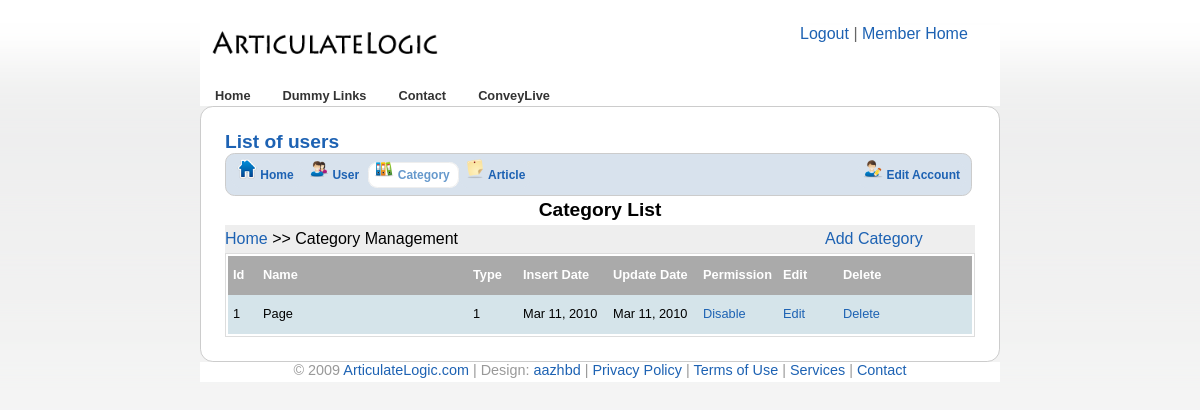
Page /manage/categories (signed in) on the committed database.
### tables this page shows
CREATE TABLE `categories` (
  `id` int(11) NOT NULL AUTO_INCREMENT,
  `catname` varchar(50) NOT NULL,
  `mtype` int(11) NOT NULL,
  `date_inserted` datetime NOT NULL,
  `date_updated` datetime NOT NULL,
  `state` int(11) NOT NULL,
  PRIMARY KEY (`id`)
);

### libs/dblib.class.php (called while the page is built, shortened)
<?php
class Dblib
{
    var $dbh;
	function Dblib($host, $dbname, $user, $pass)
	{
        try {
            $this->dbh = new PDO('mysql:host='.$host.';dbname='.$dbname.'', $user, $pass);
            $this->dbh->setAttribute(PDO::ATTR_ERRMODE, PDO::ERRMODE_EXCEPTION);
        }
        catch (PDOException $e) {
            $this->err = "Error occured: " . $e->getMessage();
        }
	}
    function executeQuery($query)
    {
        $result = array();
        try{
            $st = $this->dbh->prepare($query);
            $st->execute();
            $r = $st->fetchAll();
            foreach ($r as $line)
            {
                $result[] = $line;
            }
        }
        catch(PDOException $e)
        {
            $this->err = "Error occured: " . $e->getMessage();
            return false;
        }
        return $result;
    }
}
?>

### data/dbdata.php (called while the page is built, shortened)
<?php
function getTableData($tableName, $db)
{
    $q = "select * from $tableName";
    $qr = $db->executeQuery($q);
    return $qr;
}
?>

### scripts/libs/plugins/shared.make_timestamp.php (called while the page is built, shortened)
<?php
function smarty_make_timestamp($string)
{
    if(empty($string)) {
        $time = time();
    } elseif (preg_match('/^\d{14}$/', $string)) {
        $time = mktime(substr($string, 8, 2),substr($string, 10, 2),substr($string, 12, 2),
                       substr($string, 4, 2),substr($string, 6, 2),substr($string, 0, 4));
    } elseif (is_numeric($string)) {
        $time = (int)$string;
    } else {
        $time = strtotime($string);
    }
    return $time;
}
?>

### scripts/libs/plugins/modifier.date_format.php (called while the page is built, shortened)
<?php
function smarty_modifier_date_format($string, $format = '%b %e, %Y', $default_date = '')
{
    if ($string != '') {
        $timestamp = smarty_make_timestamp($string);
    } elseif ($default_date != '') {
        $timestamp = smarty_make_timestamp($default_date);
    } else {
        return;
    }
    return strftime($format, $timestamp);
}
?>

### scripts/libs/compile/%%59^599^59936CDB%%view_cattbl.tpl.php (the view, shortened to what this page needs)
<h2 align="center">Category List</h2>
<div style="float:left;width:100%;background:#eee;">
    <span style="float:left;width:80%;" ><a href="<?php echo @URL; ?>
/uhome" class="sidelinks">Home</a> >> Category Management </span>
    <span style="float:left;width:20%;" ><a href="<?php echo @URL; ?>
/add/category" class="sidelinks" >Add Category</a></span>
</div>
<div style="float:left;width:100%;">
<?php if ($this->_tpl_vars['data'] != null): ?>
    <table class="innertbl" style="width:100%;float:left;border:1px solid #ddd;" >
        <tr style="width:100%;float:left; text-align:left; " class="tblhead" >
            <th style="width:20px;" class="tblfield" >Id</th>
            <th style="width:200px;" class="tblfield" >Name</th>
            <th style="width:40px;" class="tblfield">Type</th>
            <th style="width:80px;" class="tblfield" >Insert Date</th>
            <th style="width:80px;" class="tblfield" >Update Date</th>
            <th style="width:70px;" class="tblfield">Permission</th>
            <th style="width:50px;" class="tblfield">Edit</th>
            <th style="width:50px;" class="tblfield">Delete</th>
        </tr>
        <?php $_from = $this->_tpl_vars['data']; if (!is_array($_from) && !is_object($_from)) { settype($_from, 'array'); }$this->_foreach['artname'] = array('total' => count($_from), 'iteration' => 0);
if ($this->_foreach['artname']['total'] > 0):
    foreach ($_from as $this->_tpl_vars['cat']):
        $this->_foreach['artname']['iteration']++;
?>
            <?php if (!(1 & $this->_foreach['artname']['iteration'])): ?>
            <tr style="width:100%; float:left;" bgcolor="#FFFFFF">
            <?php else: ?>
            <tr style="width:100%; float:left;" bgcolor="#D5E4EA">
            <?php endif; ?>
                <td class="tblfield" style="width:20px;"><?php echo $this->_tpl_vars['cat']['id']; ?>
</td>
                <td class="tblfield" style="width:200px;"><?php echo $this->_tpl_vars['cat']['catname']; ?>
</td>
                <td class="tblfield" style="width:40px;"><?php echo $this->_tpl_vars['cat']['mtype']; ?>
</td>
                <td class="tblfield" style="width:80px;"><?php echo ((is_array($_tmp=$this->_tpl_vars['cat']['date_inserted'])) ? $this->_run_mod_handler('date_format', true, $_tmp) : smarty_modifier_date_format($_tmp)); ?>
</td>
                <td class="tblfield" style="width:80px;"><?php echo ((is_array($_tmp=$this->_tpl_vars['cat']['date_updated'])) ? $this->_run_mod_handler('date_format', true, $_tmp) : smarty_modifier_date_format($_tmp)); ?>
</td>
                <td class="tblfield" style="width:70px;"><?php if ($this->_tpl_vars['cat']['state'] == 0): ?> <a href="<?php echo @URL; ?>
/toggle/category/permission/<?php echo $this->_tpl_vars['cat']['id']; ?>
">Disable</a><?php elseif ($this->_tpl_vars['cat']['state'] == 1): ?> <a href="<?php echo @URL; ?>
/toggle/category/permission/<?php echo $this->_tpl_vars['cat']['id']; ?>
">Enable</a> <?php endif; ?></td>
                <td class="tblfield" style="width:50px;"><a href="<?php echo @URL; ?>
/edit/category/<?php echo $this->_tpl_vars['cat']['id']; ?>
">Edit</a></td>
                <td class="tblfield" style="width:50px;"><a href="<?php echo @URL; ?>
/delete/category/<?php echo $this->_tpl_vars['cat']['id']; ?>
" class="del_art">Delete</td>
            </tr>
        <?php endforeach; endif; unset($_from); ?>
    </table>
<?php endif; ?>
</div>

### interface/css/zstyle.css (style rules this page uses)
* { margin:0; padding:0; }
body { width: 800px; font: 1em "Trebuchet MS", Verdana, Helvetica, sans-serif; color: #666; margin: 0 auto; background: #fff url('../images/bg.gif') repeat-x; position: relative; }
div { overflow:hidden; height:auto; }
h2, h2 a { font-size:1.2em; }
a { text-decoration: none; color: #1D62B3; font-size: 1em; }
.tblhead { background:#aaa; color:#fff; font-weight:bolder; }
.tblfield { width:80px; float:left; padding:5px; font-size: 0.8em; }

### rows in the picture
categories: id "1", catname "Page", mtype "1", date_inserted "Mar 11, 2010", date_updated "Mar 11, 2010"

### other values in the picture
$this->_tpl_vars['title'] "List of users"
